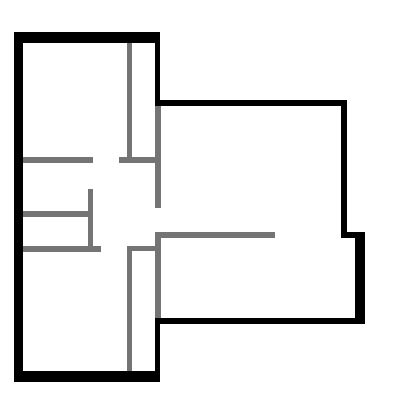
%> input picture scene.png, 395 x 397 px
$ octave paredes.m   (GNU Octave 9; MATLAB toolbox functions it lacks are replaced by stand-ins)
%> lines starting %> are read from the running program, lines starting %| are printed output that depends on the picture
clear
close all
clc

im = imread('scene.png');
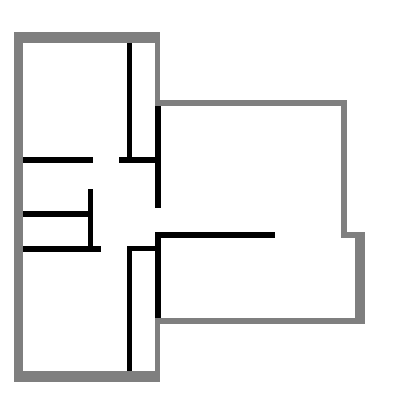
%> im: size 397x395 uint8; min 0, max 2, mean 1.87; drawn with min black and max white

e1 = 5;     %permissividade das paredes externas
e2 = 4.2;   %permissividade das paredes internas
epsilon = ones(1000,1000); % inicia matriz com os valores de permissividade
%seguindo as orientaçõs do prof., faremos uma matriz maior do que o
%ambiente a ser estudado.

%O ambiente é quadrangular com aproximadamente 397 células de lado, então fiz
%uma matriz 1000 por 1000.

% Para converter as coordenada do mapa do prof. Muller para as do nosso,
% basta somar 302 aos valores de lá.

%PONHA SEUS LOOPS AQUI

for i=1:397
    for j=1:395
        if im(i,j)==1  %Parede externa
            epsilon(302+398-i,302+j) = e1;
        elseif im(i,j)==0  %parede interna
            epsilon(302+398-i,302+j) = e2;
        end
    end
end
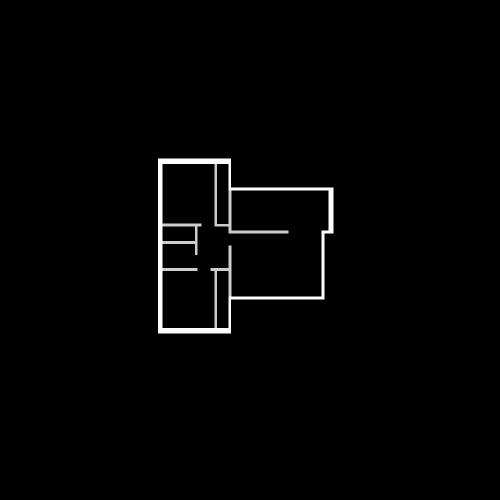
%> epsilon: size 1000x1000 double (shown at 1/2 size); min 1, max 5, mean 1.06; drawn with min black and max white

figure
imagesc(1-epsilon);
%imagesc(epsilon)
colormap(gray)
set(gca,'YDir','normal')
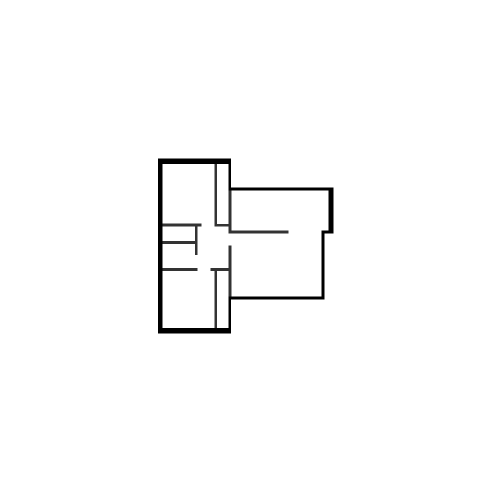
%> displayed picture: size 1000x1000x3, on the screen's scale of 0 to 255 (shown at 1/2 size); min 0, max 255, mean 251.2

save('paredes.mat', 'epsilon');
